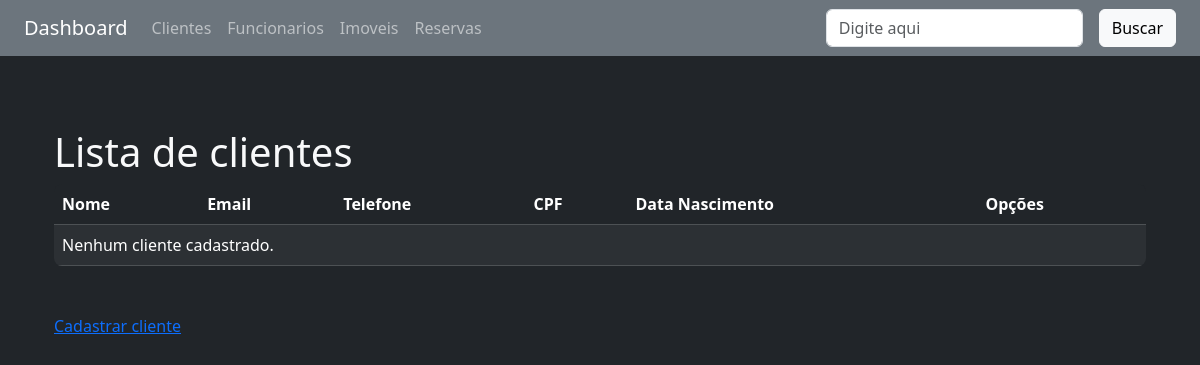
The app's page /clientes/nome/, older data.
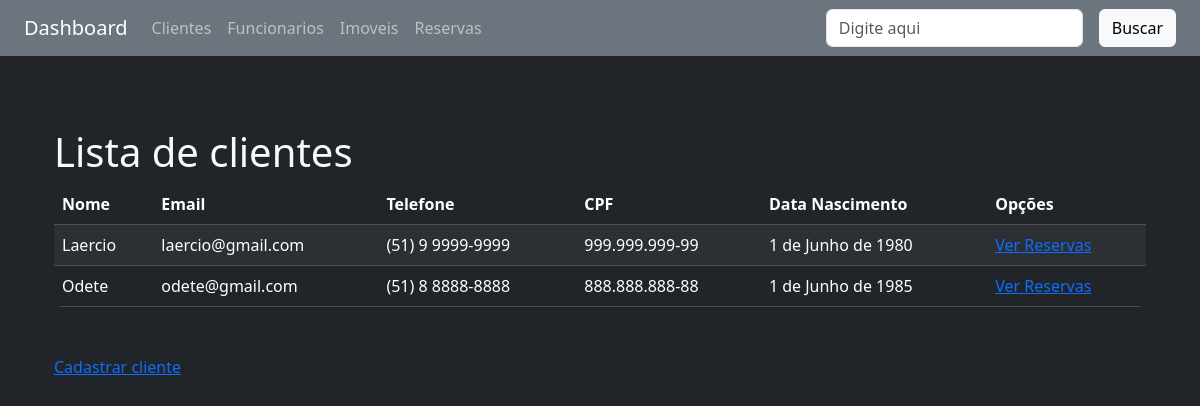
The same page, newer data.
### clientes/models.py (models this page shows, shortened)
class Cliente(models.Model):
    nome = models.CharField(max_length=100)
    email = models.EmailField(unique=True)
    telefone = models.CharField(max_length=20)
    cpf = models.CharField(max_length=14, unique=True)
    data_nascimento = models.DateField(null=True, blank=True)
    ativo = models.BooleanField(default=True)

### clientes/views.py (the view)
# urls.py: path('<campo>/', clientes, name="lista"),
def clientes(request, campo):
    query = request.GET.get('busca', '')
    if campo == 'nome' and query:
        clientes = Cliente.objects.filter(ativo=True, nome__icontains=query)
    else:
        clientes = Cliente.objects.filter(ativo=True)
    if campo:
        campo_ordenacao = ORDENACAO_CLIENTES_LOOKUP.get(campo, 'nome')
        clientes = clientes.order_by(campo_ordenacao)
    dados = {'clientes': clientes, 'ativos': True, 'query': query}
    return render(request, 'clientes/lista.html', dados)

### clientes/templates/clientes/lista.html
{% extends 'base.html' %}
{% block content %}
<div class="container-sm mt-5">
    <h1 class="h1">Lista de clientes</h1>
</div>
<div class="container-sm mt-2">
    <div class="bg-dark rounded-3 overflow-hidden">
        <table cellpadding="5" cellspacing="1" class="table table-dark table-striped mb-0">
            <thead>
                <tr>
                    <th>Nome</th>
                    <th>Email</th>
                    <th>Telefone</th>
                    <th>CPF</th>
                    <th>Data Nascimento</th>
                    <th>Opções</th>
                </tr>
            </thead>
            <tbody>
                {% for cliente in clientes %}
                <tr>
                    <td>{{ cliente.nome }}</td>
                    <td>{{ cliente.email }}</td>
                    <td>{{ cliente.telefone }}</td>
                    <td>{{ cliente.cpf }}</td>
                    <td>{{ cliente.data_nascimento }}</td>
                    <td><a href="#">Ver Reservas</a></td>
                </tr>
                {% empty %}
                <tr>
                    <td colspan="6">Nenhum cliente cadastrado.</td>
                </tr>
                {% endfor %}
            </tbody>
        </table>
    </div>
</div>
<div class="container-sm mt-5">
    <a href="{% url 'clientes:cadastrar' %}">Cadastrar cliente</a>
</div>
{% endblock %}

### core/templates/base.html (shortened to what this page needs)
<!DOCTYPE html>
<html lang="pt-br">
<head>
    <link href="https://cdn.jsdelivr.net/npm/bootstrap@5.3.6/dist/css/bootstrap.min.css" rel="stylesheet">
</head>
<body class="bg-dark text-light">
    <nav class="navbar navbar-expand-lg navbar-dark bg-secondary px-4">
        <a class="navbar-brand" href="{% url 'core:index' %}">Dashboard</a>
        <div class="collapse navbar-collapse">
            <ul class="navbar-nav me-auto">
                <li class="nav-item">
                    <a class="nav-link" href="{% url 'clientes:lista' 'nome' %}">Clientes</a>
                </li>
                <li class="nav-item">
                    <a class="nav-link" href="{% url 'funcionarios:lista' 'nome' %}">Funcionarios</a>
                </li>
                <li class="nav-item">
                    <a class="nav-link" href="{% url 'imoveis:lista' 'nome' %}">Imoveis</a>
                </li>
                <li class="nav-item">
                    <a class="nav-link" href="{% url 'imoveis:lista_reservas' 'cliente' %}">Reservas</a>
                </li>
            </ul>
        </div>
        {% include 'partials/_busca.html' %}
    </nav>
    <main class="container py-4">
        {% block content %}{% endblock %}
    </main>
</body>
</html>

### core/templates/partials/_busca.html
<form class="d-flex gap-3">
    <input type="text" name="busca" placeholder="Digite aqui" value="{{ query|default:'' }}"
        class="rounded-2 form-control">
    <button type="submit" class="btn btn-light">Buscar</button>
</form>

Row changes from the older to the newer data that the page shows:
added Cliente: nome "Laercio", email "laercio@gmail.com", telefone "(51) 9 9999-9999", cpf "999.999.999-99", data_nascimento "1 de Junho de 1980"
added Cliente: nome "Odete", email "odete@gmail.com", telefone "(51) 8 8888-8888", cpf "888.888.888-88", data_nascimento "1 de Junho de 1985"
Text that changed along with them:
text no longer shown: "Nenhum cliente cadastrado."
